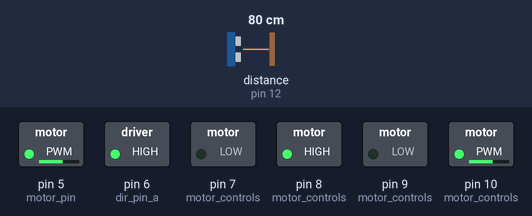
A sketch run on a simulated Arduino Uno, built with avr-gcc and run on an emulated ATmega328P. On the bench: switched loads named in the sketch (green lamp = pin HIGH). The test bench sets the inputs (shaded band); at power-on: distance to the obstacle (sensor on pin 12) 80 cm. The echo pulse lasts 58.3 µs per cm.

Above: at 1.2 s.
1.3 s: distance to the obstacle (sensor on pin 12) set to 17 cm
2.8 s: distance to the obstacle (sensor on pin 12) set to 14 cm
At 4.0 s:
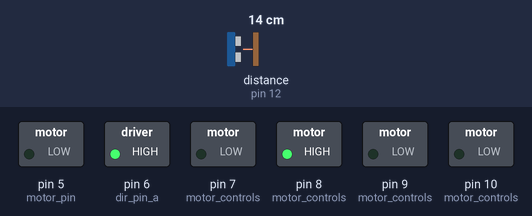
4.3 s: distance to the obstacle (sensor on pin 12) set to 18 cm
At 4.9 s:
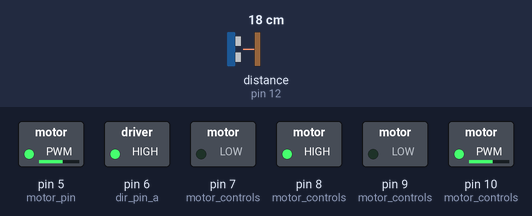
5.8 s: distance to the obstacle (sensor on pin 12) set to 2 cm
At 7.2 s:
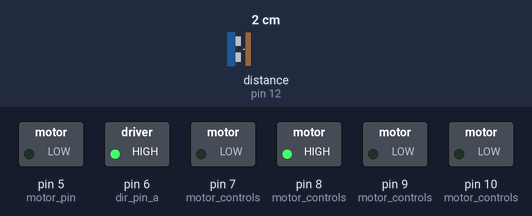
Timing chart, 0 to 8.3 s (numbered marks = the images above; inputs shaded):
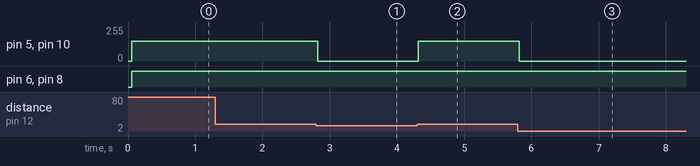

Measured:
- the behaviour switches between 16 and 15 cm on distance to the obstacle (sensor on pin 12) (found by bisection; images 0 and 1)
- after the input at 1.3 s, every drawn part: stays the same
- after the input at 2.8 s, pin 5 (motor_pin), pin 10 (motor_controls): 150/255 → 0/255 at once
- after the input at 4.3 s, pin 5 (motor_pin), pin 10 (motor_controls): 0/255 → 150/255 at once
- after the input at 5.8 s, pin 5 (motor_pin), pin 10 (motor_controls): 150/255 → 0/255 at once

The sketch:

ardiuno_robot.ino
```cpp
#include <NewPing.h>

// NOTE: These pins might be backwards
#define TRIGGER_PIN  13  // Arduino pin tied to trigger pin on the ultrasonic sensor.
#define ECHO_PIN     12  // Arduino pin tied to echo pin on the ultrasonic sensor.
#define MAX_DISTANCE 100 // Maximum distance we want to ping for (in centimeters). Maximum sensor distance is rated at 400-500cm.

NewPing sonar(TRIGGER_PIN, ECHO_PIN, MAX_DISTANCE); // NewPing setup of pins and maximum distance to register.

// ********************************* //
// MOTION CONTROLS BELOW
// ********************************* //

enum Direction { FORWARD, BACKWARD };
enum Wheel { LEFT, RIGHT };

// MotorControl ::
typedef struct MOTOR_CONTROL {
  int motor_pin;
  int dir_pin_a;
  int dir_pin_b;
} MotorControl;

// List of pin tuples for each wheel ordered (motor, directionalA, directionalB). Tuples are indexed by Wheel.
MotorControl motor_controls[2] = {{.motor_pin=5, .dir_pin_a=6, .dir_pin_b=7}, {.motor_pin=10, .dir_pin_a=8, .dir_pin_b=9}};

//
// spin :: Wheel * Direction * int -> void
// Spins the specified wheel forwards or backwards depending on the specified direction at the specified speed
//    wheel (Wheel): The wheel to spin.
//    dir (Direction): The direction to spin the wheel.
//    speed (int): The speed to spin the wheel from 0 to 255.
//
void spin(Wheel wheel, Direction dir, int speed);

//
// move :: Direction * int -> void
// Moves the robot FOWARD or BACKWARD at the specified speed depending on the passed in direction.
//    dir (Direction): The direction that the robot will move.
//    speed (int): The speed to move in direction between 0 and 255.
//
void move(Direction dir, int speed);

//
// turn_right :: void -> void
// Turns the roboto right 90 degrees.
//
void turn_right();

//
// turn_left :: void -> void
// Turns the roboto left 90 degrees.
//
void turn_left();

//
// stop :: void -> void
// Stops the robot's wheel from spinning.
//
void stop();

void setup() {
  // Setting up the motion sensor input receiver
  Serial.begin(115200); // Open serial monitor at 115200 baud to see ping results.

  // Setting up the motor controls
  for(int i=0; i<2; i++) {
    pinMode(motor_controls[i].motor_pin, OUTPUT);
    pinMode(motor_controls[i].dir_pin_a, OUTPUT);
    pinMode(motor_controls[i].dir_pin_b, OUTPUT);
  }
}

void loop() {
  delay(50);  // give some time between pings - this is to help compensate for the delay in input
  unsigned int sonar_sensor_input = sonar.ping();
  if(sonar_sensor_input / US_ROUNDTRIP_CM <= 15) {  // if the robot is closer than 15 CM to an object
    stop();
  } else {
    move(FORWARD, 150);
  }
}

void move(Direction dir, int speed) {
  spin(LEFT, dir, speed);
  spin(RIGHT, dir, speed);
}

void stop() {
  spin(LEFT, FORWARD, 0);
  spin(RIGHT, FORWARD, 0);
}

void turn_right() {
  spin(LEFT, FORWARD, 150);
  spin(RIGHT, BACKWARD, 150);
  delay(900);
  stop();
}

void turn_left() {
  spin(LEFT, BACKWARD, 150);
  spin(RIGHT, FORWARD, 150);
  delay(900);
  stop();
}

void spin(Wheel wheel, Direction dir, int speed) {
  MotorControl control = motor_controls[wheel];

  if(dir == FORWARD) {
    digitalWrite(control.dir_pin_a, HIGH);
    digitalWrite(control.dir_pin_b, LOW);

  } else if(dir == BACKWARD) {
    digitalWrite(control.dir_pin_a, LOW);
    digitalWrite(control.dir_pin_b, HIGH);
  }
  analogWrite(control.motor_pin, speed);
}
```
